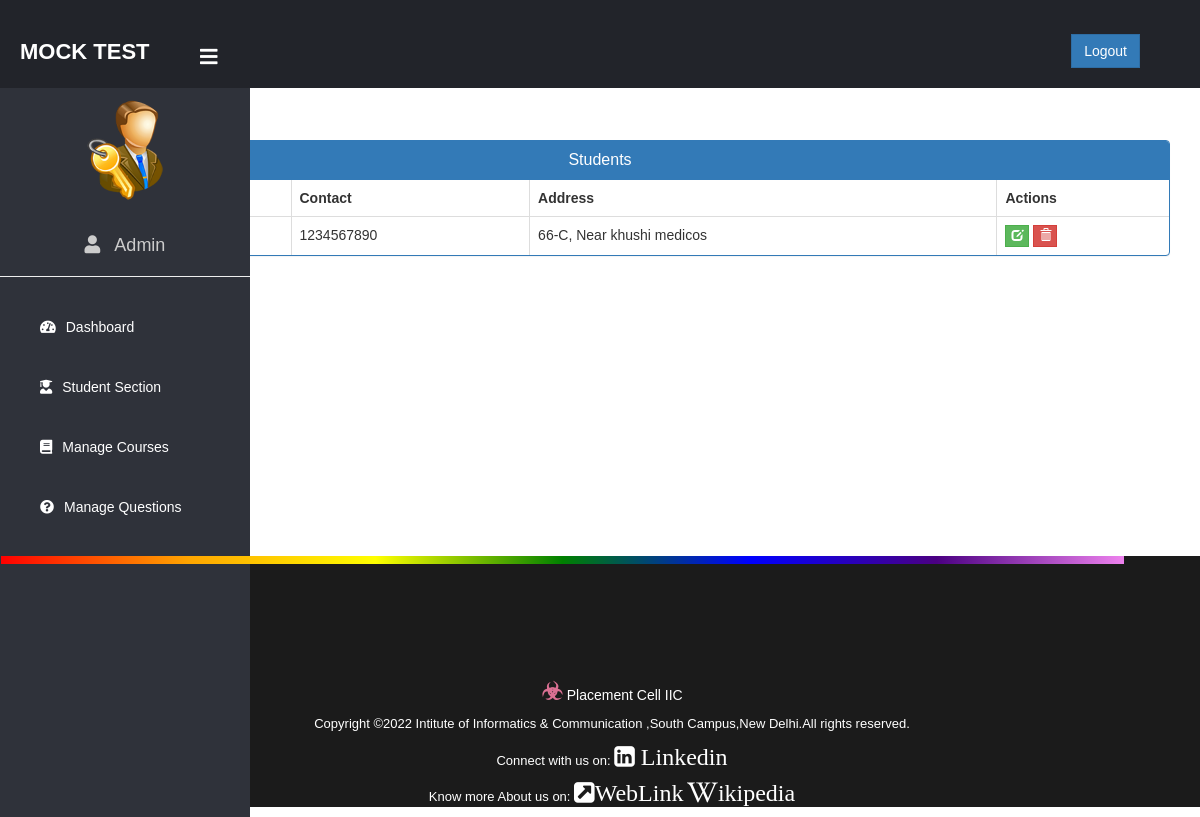
/admin-view-student (signed in), run on an earlier commit of the app's database.
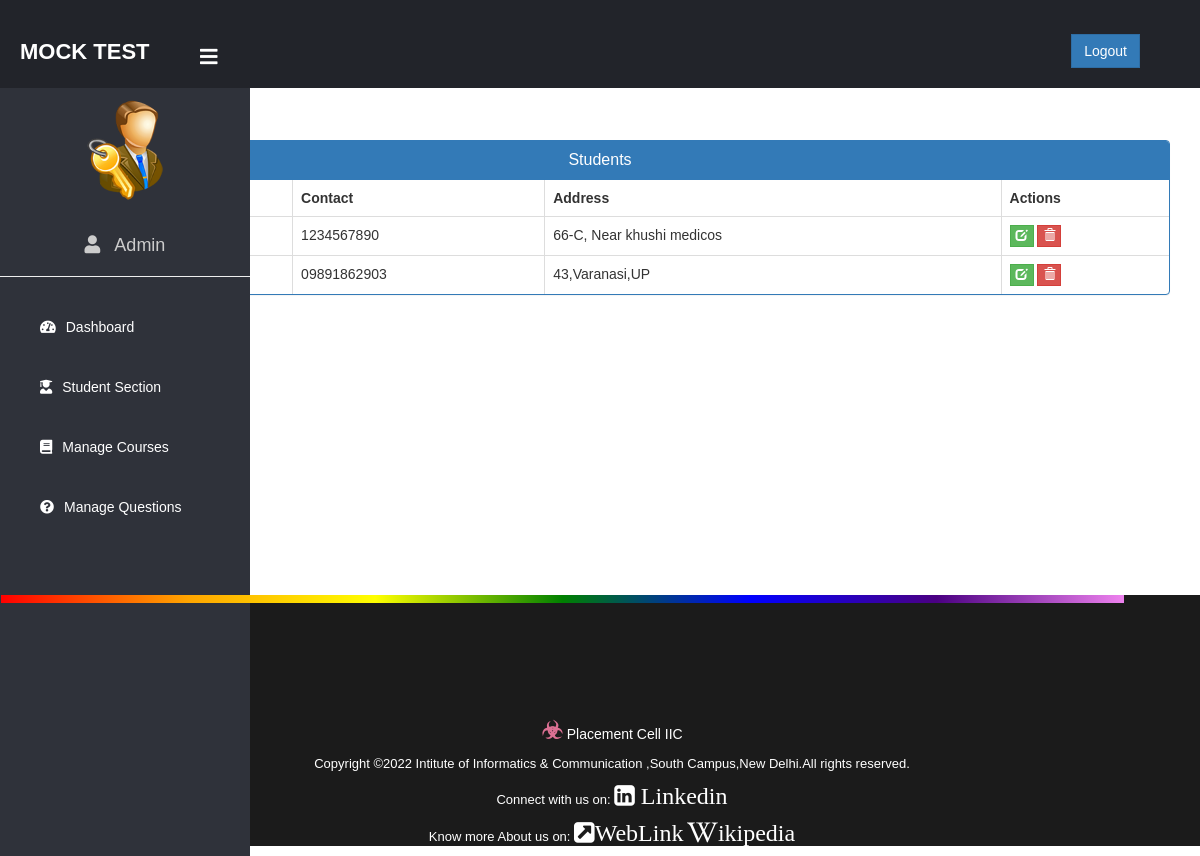
And on a later commit of the database.
### student/models.py (models this page shows, shortened)
class Student(models.Model):
    user=models.OneToOneField(User,on_delete=models.CASCADE)
    address = models.CharField(max_length=40)
    mobile = models.CharField(max_length=20,null=False)
    @property
    def get_name(self):
        return self.user.first_name+" "+self.user.last_name

### exam/views.py (the view)
# urls.py: path('admin-view-student', views.admin_view_student_view,name='admin-view-student'),
@login_required(login_url='adminlogin')
def admin_view_student_view(request):
    students= SMODEL.Student.objects.all()
    return render(request,'exam/admin_view_student.html',{'students':students})

### templates/exam/admin_view_student.html (shortened to what this page needs)
{% extends 'exam/adminbase.html' %}
{% block content %}
{%load static%}
<head>
  <link href="//netdna.bootstrapcdn.com/bootstrap/3.0.0/css/bootstrap.min.css" rel="stylesheet" id="bootstrap-css">
</head>
<br><br>
<div class="container">
  <div class="panel panel-primary">
    <div class="panel-heading">
      <h6 class="panel-title">Students</h6>
    </div>
    <table class="table table-hover table-bordered" id="dev-table">
      <thead>
        <tr>
          <th>Name</th>
          <th>Contact</th>
          <th>Address</th>
          <th>Actions</th>
        </tr>
      </thead>
      {% for t in students %}
      <tr>
        <td> {{t.get_name}}</td>
        <td>{{t.mobile}}</td>
        <td>{{t.address}}</td>
        <td><a class="btn btn-success btn-xs" style="border-radius: 0%;" href="{% url 'update-student' t.id  %}"><span class="glyphicon glyphicon-edit"></span></a>
        <a class="btn btn-danger btn-xs" style="border-radius: 0%;" href="{% url 'delete-student' t.id  %}"><span class="glyphicon glyphicon-trash"></span></a></td>
      </tr>
      {% endfor %}
    </table>
  </div>
</div>
<br><br><br><br><br><br>
{% endblock content %}

What changed in the data, as far as the page shows it:
added Student: mobile "09891862903", address "43,Varanasi,UP"
